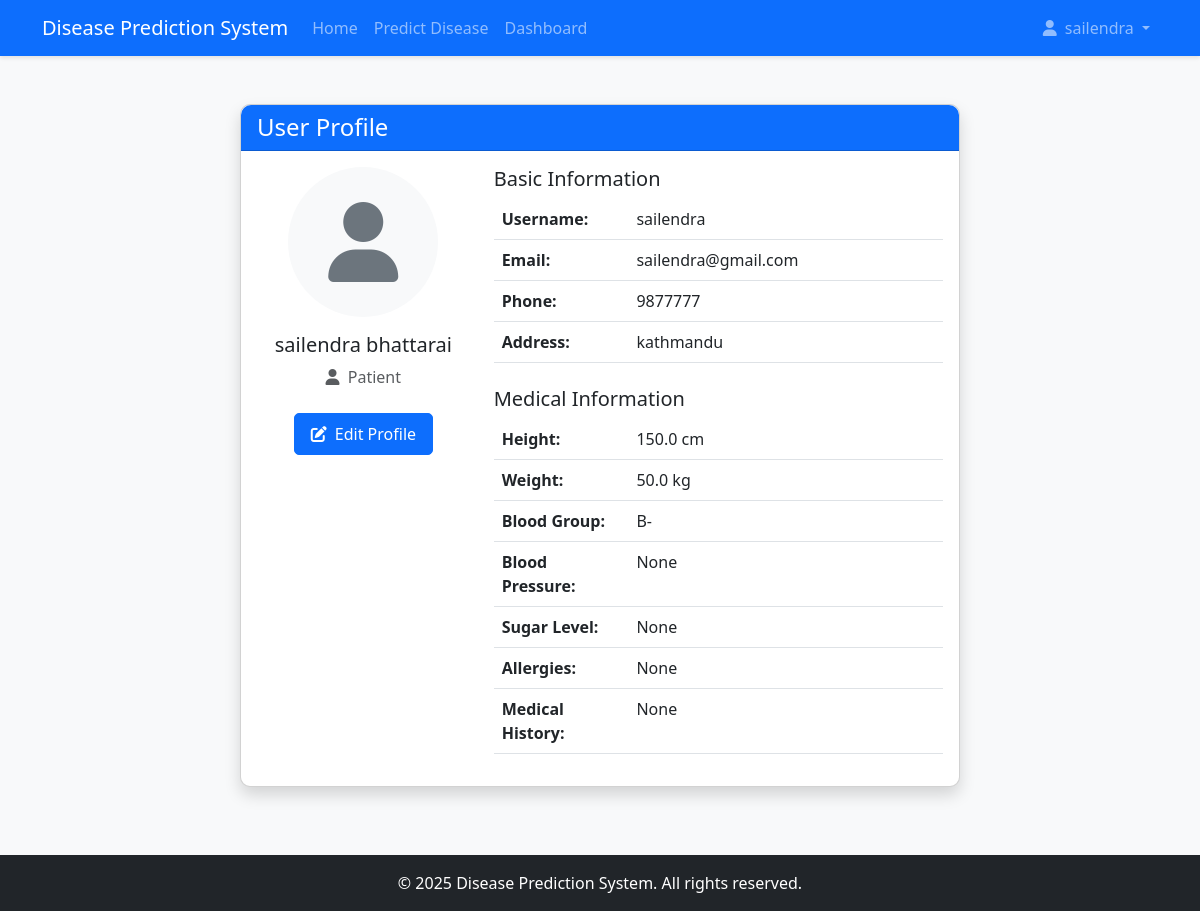
The app's page /profile/ (signed in) with its own data.
### accounts/models.py (models this page shows, shortened)
class UserProfile(models.Model):
    USER_TYPES = (
        ('patient', 'Patient'),
        ('doctor', 'Doctor'),
        ('admin', 'Admin'),
    )
    user = models.OneToOneField(User, on_delete=models.CASCADE, related_name='profile')
    user_type = models.CharField(max_length=10, choices=USER_TYPES, default='patient')
    profile_picture = models.ImageField(upload_to='profile_pics', blank=True, null=True)
    phone_number = models.CharField(max_length=15, blank=True, null=True)
    address = models.TextField(blank=True, null=True)
    date_of_birth = models.DateField(blank=True, null=True)
    created_at = models.DateTimeField(auto_now_add=True)
    updated_at = models.DateTimeField(auto_now=True)

class Patient(models.Model):
    user_profile = models.OneToOneField(UserProfile, on_delete=models.CASCADE, related_name='patient_profile')
    gender = models.CharField(max_length=10, blank=True, null=True)  # Add this line
    height = models.FloatField(help_text="Height in cm", blank=True, null=True)
    weight = models.FloatField(help_text="Weight in kg", blank=True, null=True)
    blood_group = models.CharField(max_length=5, blank=True, null=True)
    blood_pressure = models.CharField(max_length=20, blank=True, null=True)
    sugar_level = models.CharField(max_length=20, blank=True, null=True)
    allergies = models.TextField(blank=True, null=True)
    medical_history = models.TextField(blank=True, null=True)

### accounts/views.py (the view)
# urls.py: path('profile/', views.profile, name='profile'),
@login_required
def profile(request):
    user_profile = UserProfile.objects.get(user=request.user)
    context = {
        'user_profile': user_profile
    }
    if user_profile.user_type == 'patient':
        patient = Patient.objects.get(user_profile=user_profile)
        context['patient'] = patient
    elif user_profile.user_type == 'doctor':
        doctor = Doctor.objects.get(user_profile=user_profile)
        context['doctor'] = doctor
    return render(request, 'accounts/profile.html', context)

### templates/accounts/profile.html (shortened to what this page needs)
{% extends 'base/base.html' %}
{% block content %}
<div class="container mt-5">
    <div class="row justify-content-center">
        <div class="col-md-8">
            <div class="card shadow">
                <div class="card-header bg-primary text-white">
                    <h4 class="mb-0">User Profile</h4>
                </div>
                <div class="card-body">
                    <div class="row">
                        <div class="col-md-4 text-center mb-4">
                            {% if user_profile.profile_picture %}
                                <img src="{{ user_profile.profile_picture.url }}" alt="Profile Picture" class="img-fluid rounded-circle" style="max-width: 150px;">
                            {% else %}
                                <div class="bg-light rounded-circle d-flex align-items-center justify-content-center mx-auto" style="width: 150px; height: 150px;">
                                    <i class="fas fa-user fa-5x text-secondary"></i>
                                </div>
                            {% endif %}
                            <h5 class="mt-3">{{ request.user.first_name }} {{ request.user.last_name }}</h5>
                            <p class="text-muted">
                                {% if user_profile.user_type == 'patient' %}
                                    <i class="fas fa-user me-1"></i> Patient
                                {% elif user_profile.user_type == 'admin' %}
                                    <i class="fas fa-user-shield me-1"></i> Admin
                                {% endif %}
                            </p>
                            <a href="{% url 'edit_profile' %}" class="btn btn-primary mt-2">
                                <i class="fas fa-edit me-1"></i> Edit Profile
                            </a>
                        </div>
                        <div class="col-md-8">
                            <h5>Basic Information</h5>
                            <table class="table">
                                <tr>
                                    <th style="width: 30%;">Username:</th>
                                    <td>{{ request.user.username }}</td>
                                </tr>
                                <tr>
                                    <th>Email:</th>
                                    <td>{{ request.user.email }}</td>
                                </tr>
                                <tr>
                                    <th>Phone:</th>
                                    <td>{{ user_profile.phone_number|default:"Not provided" }}</td>
                                </tr>
                                <tr>
                                    <th>Address:</th>
                                    <td>{{ user_profile.address|default:"Not provided" }}</td>
                                </tr>
                            </table>
                            {% if user_profile.user_type == 'patient' %}
                            <h5 class="mt-4">Medical Information</h5>
                            <table class="table">
                                <tr>
                                    <th style="width: 30%;">Height:</th>
                                    <td>{{ patient.height|default:"Not provided" }} cm</td>
                                </tr>
                                <tr>
                                    <th>Weight:</th>
                                    <td>{{ patient.weight|default:"Not provided" }} kg</td>
                                </tr>
                                <tr>
                                    <th>Blood Group:</th>
                                    <td>{{ patient.blood_group|default:"Not provided" }}</td>
                                </tr>
                                <tr>
                                    <th>Blood Pressure:</th>
                                    <td>{{ patient.blood_pressure|default:"Not provided" }}</td>
                                </tr>
                                <tr>
                                    <th>Sugar Level:</th>
                                    <td>{{ patient.sugar_level|default:"Not provided" }}</td>
                                </tr>
                                <tr>
                                    <th>Allergies:</th>
                                    <td>{{ patient.allergies|default:"None" }}</td>
                                </tr>
                                <tr>
                                    <th>Medical History:</th>
                                    <td>{{ patient.medical_history|default:"None" }}</td>
                                </tr>
                            </table>
                            {% endif %}
                        </div>
                    </div>
                </div>
            </div>
        </div>
    </div>
</div>
{% endblock %}

### templates/base/base.html (shortened to what this page needs)
<!DOCTYPE html>
<html lang="en">
<head>
    <link href="https://cdn.jsdelivr.net/npm/bootstrap@5.3.0/dist/css/bootstrap.min.css" rel="stylesheet">
    <link rel="stylesheet" href="/static/css/style.css">
    <link rel="stylesheet" href="https://cdnjs.cloudflare.com/ajax/libs/font-awesome/6.0.0/css/all.min.css">
</head>
<body>
    <nav class="navbar navbar-expand-lg navbar-dark bg-primary">
        <div class="container">
            <a class="navbar-brand" href="{% url 'home' %}">Disease Prediction System</a>
            <div class="collapse navbar-collapse" id="navbarNav">
                <ul class="navbar-nav me-auto">
                    <li class="nav-item">
                        <a class="nav-link" href="{% url 'home' %}">Home</a>
                    </li>
                    <li class="nav-item">
                        <a class="nav-link" href="{% url 'prediction_home' %}">Predict Disease</a>
                    </li>
                    {% if user.is_authenticated %}
                        <li class="nav-item">
                            <a class="nav-link" href="{% url 'dashboard_home' %}">Dashboard</a>
                        </li>
                    {% endif %}
                </ul>
                <ul class="navbar-nav">
                    {% if user.is_authenticated %}
                        <li class="nav-item dropdown">
                            <a class="nav-link dropdown-toggle" href="#" id="navbarDropdown" role="button" data-bs-toggle="dropdown">
                                <i class="fas {% if user.profile.user_type == 'patient' %}fa-user{% elif user.profile.user_type == 'doctor' %}fa-user-md{% elif user.profile.user_type == 'admin' %}fa-user-shield{% endif %} me-1"></i>
                                {{ user.username }}
                            </a>
                        </li>
                    {% endif %}
                </ul>
            </div>
        </div>
    </nav>
    <div class="container mt-4">
        {% block content %}{% endblock %}
    </div>
    <footer class="bg-dark text-white text-center py-3 mt-5">
        <div class="container">
            <p class="mb-0">&copy; {% now "Y" %} Disease Prediction System. All rights reserved.</p>
        </div>
    </footer>
</body>
</html>

### static/css/style.css (style rules this page uses)
body { font-family: 'Segoe UI', Tahoma, Geneva, Verdana, sans-serif; background-color: #f8f9fa; color: #333; }
.navbar { box-shadow: 0 2px 4px rgba(0, 0, 0, 0.1); }
.card { border-radius: 10px; box-shadow: 0 4px 6px rgba(0, 0, 0, 0.1); margin-bottom: 20px; transition: transform 0.3s ease; }
.card-header { border-radius: 10px 10px 0 0 !important; font-weight: bold; }
.btn { border-radius: 5px; padding: 8px 16px; font-weight: 500; }
.btn-primary { background-color: #0d6efd; border-color: #0d6efd; }

### records on screen
UserProfile: phone_number "9877777", address "kathmandu"
Patient: height "150.0", weight "50.0", blood_group "B-", blood_pressure "None", sugar_level "None", allergies "None", medical_history "None"

### other values on screen
{{ user.username }} "sailendra"
{{ request.user.first_name }} "sailendra"
{{ request.user.last_name }} "bhattarai"
{{ request.user.username }} "sailendra"
{{ request.user.email }} "sailendra@gmail.com"
